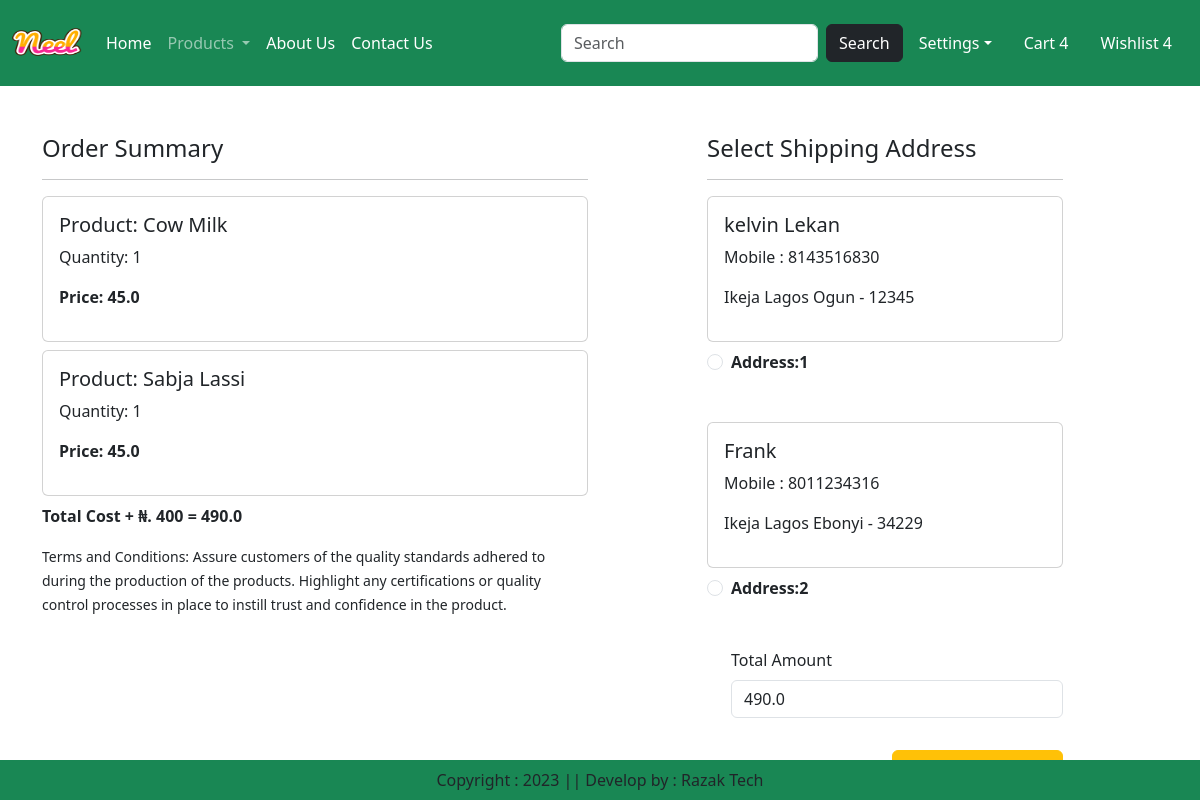
Screenshot of /checkout/ (signed in) with the database file from the repository.
### app/models.py (models this page shows, shortened)
class Cart(models.Model):
    user = models.ForeignKey(User, on_delete=models.CASCADE)
    product = models.ForeignKey(Product, on_delete=models.CASCADE)
    quantity = models.PositiveIntegerField(default=1)

class Product(models.Model):
    title = models.CharField(max_length=100)
    selling_price = models.FloatField()
    discounted_price = models.FloatField()
    description = models.TextField()
    composition = models.TextField(default="")
    prodapp = models.TextField(default="")
    category = models.CharField(choices=CATEGORY_CHOICES, max_length=2)
    product_image = models.ImageField(upload_to="product")

class Customer(models.Model):
    user = models.ForeignKey(User, on_delete=models.CASCADE)
    name = models.CharField(max_length=200)
    locality = models.CharField(max_length=200)
    city = models.CharField(max_length=50)
    mobile = models.IntegerField(default=0)
    zipcode = models.IntegerField()
    state = models.CharField(choices=STATE_CHOICES, max_length=100)

### app/views.py (the view)
# urls.py: path('checkout/', views.Checkout.as_view(), name='checkout'),
class Checkout(View):
    def get(self, request):
        user = request.user
        add = Customer.objects.filter(user=user)
        cart_items = Cart.objects.filter(user=user)
        famount = 0
        for p in cart_items:
            value = p.quantity * p.product.discounted_price
            famount = famount + value
        totalamount = famount + 400
        return render(request, "app/checkout.html", locals())

### app/templates/app/checkout.html (shortened to what this page needs)
{% extends "app/base.html" %}
{% load static %}
{% block main-content %}
<div class="container">
    <div class="row mt-5">
        <div class="col-sm-6">
            <h4>Order Summary</h4>
            <hr>
            {% for item in cart_items %}
                <div class="card mb-2">
                    <div class="card-body">
                        <h5>Product: {{ item.product.title }}</h5>
                        <p>Quantity: {{ item.quantity }}</p>
                        <p class="fw-bold">Price: {{ item.product.discounted_price }}</p>
                    </div>
                </div>
            {% endfor %}
            <p class="fw-bold">Total Cost + ₦. 400 = {{ totalamount }}</p>
            <small>Terms and Conditions: Assure customers of the quality standards adhered to during the production of the products. Highlight any certifications or quality control processes in place to instill trust and confidence in the product.</small>
        </div>
        <div class="col-sm-4 offset-sm-1">
            <h4>Select Shipping Address</h4>
            <hr>
            <form method="post" id="myform">
                {% for ad in add %}
                <div class="card">
                    <div class="card-body">
                        <h5>{{ ad.name }}</h5>
                        <p>Mobile : {{ ad.mobile }}</p>
                        <p>{{ ad.locality }} {{ ad.city }} {{ ad.state }} - {{ ad.zipcode }}</p>
                    </div>
                </div>
                <div class="form-check mt-2 mb-5">
                    <input class="form-check-input" type="radio" name="custid" id="custadd{{ forloop.counter }}" value="{{ ad.id }}">
                    <label class="form-check-label fw-bold" for="custadd{{ forloop.counter }}">Address:{{ forloop.counter }}</label>
                </div>
                {% endfor %}
                <div class="form-check mb-3">
                    <label for="totalamount" class="form-label">Total Amount</label>
                    <input type="number" class="form-control" name="totalamount" value={{ totalamount }} readonly>
                </div>
                <div class="text-end">
                    <button type="submit" class="btn btn-warning mt-3 px-5 fw-bold">Continue</button>
                </div>
            </form>
        </div>
    </div>
</div>
{% endblock main-content %}

### rows the page displays
Cart: product "Cow Milk", quantity "1", product.discounted_price "45.0"
Cart: product "Sabja Lassi", quantity "1", product.discounted_price "45.0"
Customer: name "kelvin Lekan", mobile "8143516830", locality "Ikeja", city "Lagos", state "Ogun", zipcode "12345"
Customer: name "Frank", mobile "8011234316", locality "Ikeja", city "Lagos", state "Ebonyi", zipcode "34229"

### other values shown
{{ totalamount }} "490.0"
